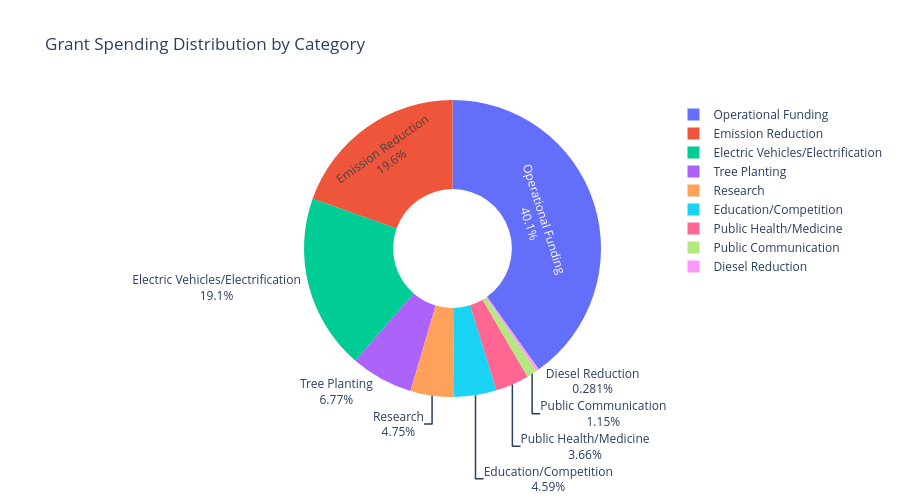

Here is the notebook cell this chart was saved with:
### Code cell
# Abby
import pandas as pd
import plotly.express as px
import warnings
warnings.filterwarnings('ignore')

# Load Excel file
df = pd.read_csv('1740CAF(DataSet1).csv', encoding='latin-1')

# Clean Grant Amount
df['Grant Amount'] = (
    df['Grant Amount']
    .astype(str)
    .str.replace(r'[\$,\s]', '', regex=True)
    .astype(float)
)

# Clean category column
df['Project Category 1'] = df['Project Category 1'].str.strip()

# Aggregate data
cat_spend = (
    df.groupby('Project Category 1')['Grant Amount']
    .sum()
    .reset_index()
    .sort_values('Grant Amount', ascending=False)
)

# --- PIE CHART ---
fig = px.pie(
    cat_spend,
    names='Project Category 1',
    values='Grant Amount',
    title='Grant Spending Distribution by Category',
    hole=0.4  # donut style
)

fig.update_traces(
    textinfo='percent+label',
    hovertemplate='<b>%{label}</b><br>$%{value:,.0f}<br>%{percent}'
)

fig.update_layout(height=500)

fig.show()

### Figure 1 — Plotly figure (JSON) as saved in the notebook; plotly's stock layout.template omitted (floating-point values rounded to 4 significant figures)
{"data": [{"domain": {"x": [0, 1], "y": [0, 1]}, "hole": 0.4, "hovertemplate": "<b>%{label}</b><br>$%{value:,.0f}<br>%{percent}", "labels": ["Operational Funding", "Emission Reduction", "Electric Vehicles/Electrification", "Tree Planting", "Research", "Education/Competition", "Public Health/Medicine", "Public Communication", "Diesel Reduction"], "legendgroup": "", "name": "", "showlegend": true, "textinfo": "percent+label", "type": "pie", "values": [6988637, 3404550, 3326494, 1179555, 827143, 799900, 637600, 200000, 49000]}], "layout": {"height": 500, "legend": {"tracegroupgap": 0}, "title": {"text": "Grant Spending Distribution by Category"}}}
